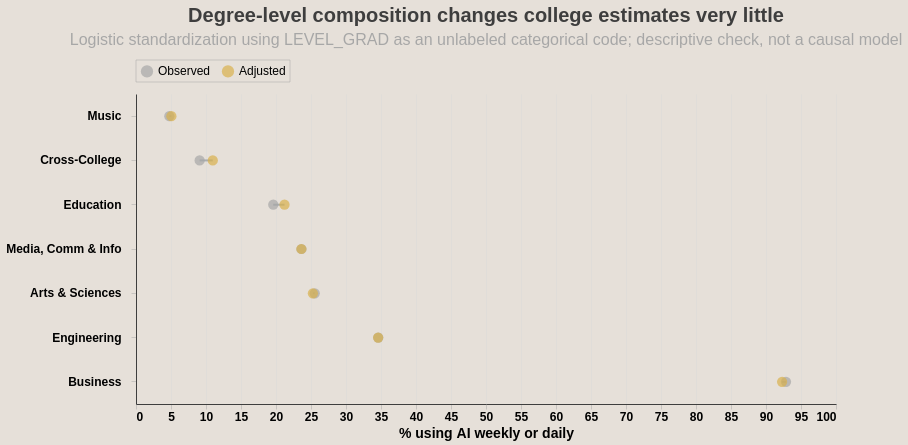

The code cell stored with this chart in its notebook:
### Code cell
# Back-pocket composition check: categorical adjustment only; no unsupported level labels.
model_data = ai_respondents.dropna(
    subset=["COLLEGE_CODE1", "COLLEGE_NAME1", "LEVEL_GRAD"]
).copy()
model_data["weekly"] = model_data["weekly_or_more"].astype(int)
model_data["level_code"] = model_data["LEVEL_GRAD"].astype(int).astype(str)

weekly_model = smf.logit(
    "weekly ~ C(COLLEGE_CODE1) + C(level_code)",
    data=model_data,
).fit(disp=False)

adjusted_rows = []
for college_code, college_name in (
    model_data[["COLLEGE_CODE1", "COLLEGE_NAME1"]]
    .drop_duplicates()
    .sort_values("COLLEGE_CODE1")
    .itertuples(index=False)
):
    scenario = model_data.copy()
    scenario["COLLEGE_CODE1"] = college_code
    college_observed = model_data.loc[model_data["COLLEGE_CODE1"].eq(college_code)]
    adjusted_rows.append(
        {
            "College": COLLEGE_SHORT[college_name],
            "n": len(college_observed),
            "Observed": 100 * college_observed["weekly"].mean(),
            "Adjusted": 100 * weekly_model.predict(scenario).mean(),
        }
    )

college_adjustment = pd.DataFrame(adjusted_rows)
college_adjustment["Change"] = college_adjustment["Adjusted"] - college_adjustment["Observed"]
adjustment_sort = college_adjustment.sort_values("Observed")["College"].tolist()

adjustment_lines = (
    alt.Chart(college_adjustment)
    .mark_rule(color="#A9ADB0", strokeWidth=2)
    .encode(
        y=alt.Y("College:N", sort=adjustment_sort, title=None),
        x=alt.X("Observed:Q", title="% using AI weekly or daily", scale=alt.Scale(domain=[0, 100])),
        x2="Adjusted:Q",
    )
)
adjustment_points = (
    alt.Chart(
        college_adjustment.melt(
            id_vars=["College", "n"],
            value_vars=["Observed", "Adjusted"],
            var_name="Estimate",
            value_name="Percent",
        )
    )
    .mark_point(filled=True, size=105)
    .encode(
        y=alt.Y("College:N", sort=adjustment_sort, title=None),
        x="Percent:Q",
        color=alt.Color(
            "Estimate:N",
            scale=alt.Scale(
                domain=["Observed", "Adjusted"],
                range=[CU_DARK_GRAY, CU_GOLD],
            ),
            legend=alt.Legend(title=None),
        ),
        tooltip=[
            "College:N",
            "n:Q",
            "Estimate:N",
            alt.Tooltip("Percent:Q", format=".1f"),
        ],
    )
)

adjustment_chart = style_chart(
    (adjustment_lines + adjustment_points).properties(
        width=700,
        height=310,
        title=alt.Title(
            "Degree-level composition changes college estimates very little",
            subtitle="Logistic standardization using LEVEL_GRAD as an unlabeled categorical code; descriptive check, not a causal model",
        ),
    )
)

display(
    college_adjustment.sort_values("Observed", ascending=False)
    .style.hide(axis="index")
    .format({"n": "{:,.0f}", "Observed": "{:.1f}%", "Adjusted": "{:.1f}%", "Change": "{:+.1f} pp"})
    .set_caption(
        f"Model converged: {weekly_model.mle_retvals['converged']}; "
        f"maximum absolute adjustment = {college_adjustment['Change'].abs().max():.1f} percentage points"
    )
)
adjustment_chart

### Figure 1 — Vega-Lite specification as saved in the notebook (floating-point values rounded to 4 significant figures)
{"config": {"view": {"continuousWidth": 300, "continuousHeight": 300, "stroke": null}, "axis": {"domain": true, "domainColor": "#3E3E3E", "domainWidth": 1, "gridColor": "#D9D9D9", "gridOpacity": 0.5, "labelFont": "Arial", "labelFontSize": 12, "labelFontWeight": 600, "tickColor": "#A7A7A7", "tickWidth": 0.5, "ticks": true, "titleFont": "Arial", "titleFontSize": 14, "titleFontWeight": "bold"}, "axisX": {"orient": "bottom"}, "axisY": {"labelLimit": 500, "labelPadding": 10, "orient": "left"}, "background": "#E6E0D9", "legend": {"direction": "horizontal", "fillColor": "#E6E0D9", "labelFont": "Arial", "labelFontSize": 12, "offset": 12, "orient": "top", "padding": 4, "strokeColor": "#A7A7A7", "strokeWidth": 0.5, "symbolSize": 150, "title": null}, "title": {"align": "center", "anchor": "middle", "color": "#3E3E3E", "font": "Arial", "fontSize": 20, "fontWeight": "bolder", "frame": "group", "offset": 12, "subtitleColor": "#A7A7A7", "subtitleFont": "Arial", "subtitleFontSize": 16, "subtitlePadding": 6}}, "layer": [{"data": {"name": "data-470b2610a192e685c9c303afca17ab60"}, "mark": {"type": "rule", "color": "#A9ADB0", "strokeWidth": 2}, "encoding": {"x": {"field": "Observed", "scale": {"domain": [0, 100]}, "title": "% using AI weekly or daily", "type": "quantitative"}, "x2": {"field": "Adjusted"}, "y": {"field": "College", "sort": ["Music", "Cross-College", "Education", "Media, Comm & Info", "Arts & Sciences", "Engineering", "Business"], "title": null, "type": "nominal"}}}, {"data": {"name": "data-85bf54346e638d89ee620920d0260595"}, "mark": {"type": "point", "filled": true, "size": 105}, "encoding": {"color": {"field": "Estimate", "legend": {"title": null}, "scale": {"domain": ["Observed", "Adjusted"], "range": ["#A7A7A7", "#D8B04D"]}, "type": "nominal"}, "tooltip": [{"field": "College", "type": "nominal"}, {"field": "n", "type": "quantitative"}, {"field": "Estimate", "type": "nominal"}, {"field": "Percent", "format": ".1f", "type": "quantitative"}], "x": {"field": "Percent", "type": "quantitative"}, "y": {"field": "College", "sort": ["Music", "Cross-College", "Education", "Media, Comm & Info", "Arts & Sciences", "Engineering", "Business"], "title": null, "type": "nominal"}}}], "height": 310, "title": {"text": "Degree-level composition changes college estimates very little", "subtitle": "Logistic standardization using LEVEL_GRAD as an unlabeled categorical code; descriptive check, not a causal model"}, "width": 700, "$schema": "https://vega.github.io/schema/vega-lite/v6.4.1.json", "datasets": {"data-470b2610a192e685c9c303afca17ab60": [{"College": "Arts & Sciences", "n": 611, "Observed": 25.53, "Adjusted": 25.27, "Change": -0.2625}, {"College": "Business", "n": 14, "Observed": 92.86, "Adjusted": 92.3, "Change": -0.5569}, {"College": "Media, Comm & Info", "n": 55, "Observed": 23.64, "Adjusted": 23.63, "Change": -0.01129}, {"College": "Cross-College", "n": 11, "Observed": 9.091, "Adjusted": 10.97, "Change": 1.875}, {"College": "Education", "n": 51, "Observed": 19.61, "Adjusted": 21.21, "Change": 1.606}, {"College": "Engineering", "n": 393, "Observed": 34.61, "Adjusted": 34.59, "Change": -0.01417}, {"College": "Music", "n": 42, "Observed": 4.762, "Adjusted": 5.053, "Change": 0.2914}], "data-85bf54346e638d89ee620920d0260595": [{"College": "Arts & Sciences", "n": 611, "Estimate": "Observed", "Percent": 25.53}, {"College": "Business", "n": 14, "Estimate": "Observed", "Percent": 92.86}, {"College": "Media, Comm & Info", "n": 55, "Estimate": "Observed", "Percent": 23.64}, {"College": "Cross-College", "n": 11, "Estimate": "Observed", "Percent": 9.091}, {"College": "Education", "n": 51, "Estimate": "Observed", "Percent": 19.61}, {"College": "Engineering", "n": 393, "Estimate": "Observed", "Percent": 34.61}, {"College": "Music", "n": 42, "Estimate": "Observed", "Percent": 4.762}, {"College": "Arts & Sciences", "n": 611, "Estimate": "Adjusted", "Percent": 25.27}, {"College": "Business", "n": 14, "Estimate": "Adjusted", "Percent": 92.3}, {"College": "Media, Comm & Info", "n": 55, "Estimate": "Adjusted", "Percent": 23.63}, {"College": "Cross-College", "n": 11, "Estimate": "Adjusted", "Percent": 10.97}, {"College": "Education", "n": 51, "Estimate": "Adjusted", "Percent": 21.21}, {"College": "Engineering", "n": 393, "Estimate": "Adjusted", "Percent": 34.59}, {"College": "Music", "n": 42, "Estimate": "Adjusted", "Percent": 5.053}]}}
